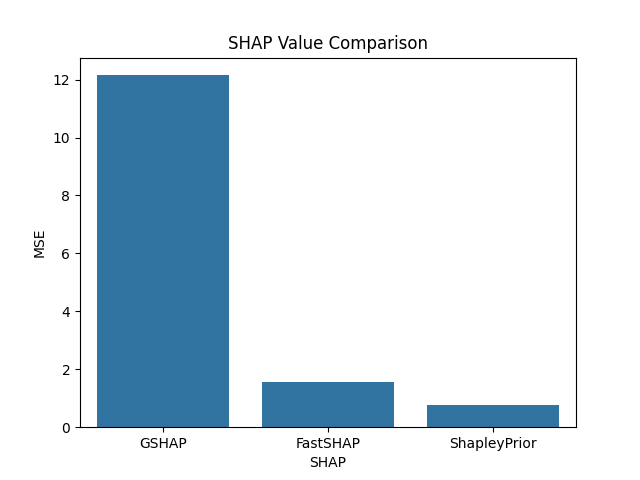

Generate this figure with Python:
import os
import sys
sys.path.append(os.path.abspath(r'/Users/fuchuenli/Desktop/Data Science /Year 2/Trimester 2/COMP SCI 7097/GP-SHAP/Shapley Prior'))
sys.path.append(os.path.abspath(r'/Users/fuchuenli/Desktop/Data Science /Year 2/Trimester 2/COMP SCI 7097/RKHS-SHAP'))

import warnings
warnings.filterwarnings('ignore')

import numpy as np
import torch
import pandas as pd
import seaborn as sns

from gpytorch.kernels import RBFKernel
from sklearn.datasets import load_diabetes
import matplotlib.pylab as plt
from gpytorch.lazy import lazify

from src.gp_model.VariationalGPRegression import VariationalGPRegression
from src.explanation_algorithms.BayesGPSHAP import BayesGPSHAP
from src.predictive_explanation.ShapleyPrior import ShapleyPrior
from src.utils.visualisation import summary_plot
from src.predictive_explanation.ShapleyKernel import ShapleyKernel
from sklearn.datasets import fetch_california_housing
from math import comb

import fastshap
import time

import os, sys, pickle, warnings, torch, shap

import numpy as np
from experiments.BananaShapley.banana_distribution import Banana2d
from experiments.BananaShapley.gshap_banana import Observation2dBanana

warnings.filterwarnings("ignore")
from sklearn.metrics import mean_squared_error, pairwise_distances, r2_score
import copy

import torch
import torch.nn as nn
from fastshap.utils import MaskLayer1d
from fastshap import Surrogate, KLDivLoss
from fastshap import FastSHAP

if __name__ == "__main__":
    n = 1000
    v = 10
    b = 0.01
    iterations = 10
    gshap_result = []
    fastshap_result = []
    shapley_prior_result = []
    for _ in range(10):
        banana2d = Banana2d(n=n, v=v, b=b, noise=0, outlier_quantile=2.)

        # Scaled the output so that can we compare accuracy across
        scale = 1
        y = torch.Tensor(banana2d.y/scale)
        X = torch.Tensor(banana2d.X)
        d = X.shape[1]

        compute_mh = lambda X: np.array([np.median(pairwise_distances(X[:, [i]])) for i in range(X.shape[1])])
        lengthscale = torch.tensor(compute_mh(X)).float()
        lengthscale[1] *= 1
        print("Lengthscale:", lengthscale)

        # True OSVs:
        phi1 = banana2d.phi_1/scale
        phi2 = banana2d.phi_2/scale
        PHI = np.array([phi1, phi2]).T

        cutting_points = 800

        X_train = X[:cutting_points]
        y_train = y[:cutting_points]
        X_test = X[cutting_points:]
        y_test = y[cutting_points:]

        PHI_train = PHI[:cutting_points]
        PHI_test = PHI[cutting_points:]

        kernel = RBFKernel
        gp_regression = VariationalGPRegression(
            X_train, y_train, kernel=kernel, num_inducing_points=200, batch_size=128)

        gp_regression.fit(learning_rate=1e-2,
                        training_iteration=300)

        surr = nn.Sequential(
            MaskLayer1d(value=0, append=True),
            nn.Linear(2 * d, 128),
            nn.ELU(inplace=True),
            nn.Linear(128, 128),
            nn.ELU(inplace=True),
            nn.Linear(128, 1)
        )

        surrogate = Surrogate(surr, d)

        def original_model(x):
            return gp_regression.predict(x).mean.detach().reshape(-1, 1).float()

        surrogate.train_original_model(
            X_train,
            X_test,
            original_model,
            batch_size=64,
            max_epochs=100,
            loss_fn=nn.MSELoss(),
            validation_samples=10,
            validation_batch_size=10000,
            verbose=True
        )

        explainer = nn.Sequential(
            nn.Linear(d, 128),
            nn.ReLU(inplace=True),
            nn.Linear(128, 128),
            nn.ReLU(inplace=True),
            nn.Linear(128, 2 * d))

        # Set up FastSHAP object
        fastshap = FastSHAP(explainer, surrogate, normalization='additive')

        # Train
        fastshap.train(
            X_train,
            X_test,
            batch_size=32,
            num_samples=32,
            max_epochs=1000,
            validation_samples=128,
            verbose=True)

        # fastshap predictions
        fastshap_preds = [fastshap.shap_values(X_test[i:i+1])[0].mean(axis=1) for i in range(X.shape[0] - cutting_points)]
        fastshap_preds = torch.tensor(fastshap_preds).t()

        fastshap_mse = mean_squared_error(y_true=PHI_test, y_pred=fastshap_preds.reshape((-1,2)))
        fastshap_result.append(fastshap_mse)

        bayesgpshap = BayesGPSHAP(train_X=X, kernel=RBFKernel(), gp_model=gp_regression,
                                include_likelihood_noise_for_explanation=False, scale=scale)

        bayesgpshap.run_bayesSHAP(X=X, num_coalitions=2**d)
        explanations = bayesgpshap.mean_shapley_values

        target = explanations.t().reshape(-1, 1)
        shapley_kernel = ShapleyKernel(
            train_X=X, kernel=RBFKernel(), lengthscales=gp_regression.lengthscale, 
            inducing_points=gp_regression.inducing_points,
            num_coalitions=2**d, sampling_method="subsampling", verbose=False
        )

        target_train = target[:cutting_points*d]

        optim = torch.optim.Adam(shapley_kernel.parameters(), lr=1e-3)
        def loss_function(pred, true):
            return torch.mean((true - pred) **2)

        min_loss = np.inf
        early_stopping = 0
        while True:
            optim.zero_grad()
            Psi = shapley_kernel(X)
            K = torch.einsum("ijk,lmn->imkn", Psi, Psi.transpose(0, 1))
            K = K.permute(2, 0, 3, 1).resize(len(target), len(target))
            K_train = K[:cutting_points*d, :cutting_points*d]
            prediction = K_train @ lazify(K_train).add_diag(shapley_kernel.krr_regularisation).inv_matmul(target_train)
            loss = loss_function(prediction, target_train)
            print(loss)
            loss.backward()
            optim.step()
            if loss >= min_loss:
                early_stopping += 1
            else:
                min_loss = loss
                early_stopping = 0
                
            if early_stopping >= 5:
                break

        Psi = shapley_kernel(X)
        K = torch.einsum("ijk,lmn->imkn", Psi, Psi.transpose(0, 1))
        K = K.permute(2, 0, 3, 1).resize(len(target), len(target))

        K_train = K[:cutting_points*d, :cutting_points*d]
        K_test_train = K[cutting_points*d:, :cutting_points*d]

        train_target = target[:cutting_points*d]
        test_target = target[cutting_points*d:]

        pred = K_test_train @ lazify(K_train).add_diag(shapley_kernel.krr_regularisation).inv_matmul(train_target)
        pred = pred.reshape((-1, 2)).detach().numpy()

        shapley_prior_mse = mean_squared_error(y_true=PHI_test, y_pred=pred)
        shapley_prior_result.append(shapley_prior_mse)

        # Assume this is your custom model class
        class CustomModel:
            def predict_custom(self, data):
                # Your prediction logic here
                pred = []
                for i in range(data.shape[0]):
                    pred.append(gp_regression.predict(torch.Tensor(data[i]).reshape((1,d))).loc.item())
                return np.array(pred)

        # Create an instance of your model
        model = CustomModel()

        # Define a wrapper function for the model's prediction
        def model_predict(data):
            return model.predict_custom(data)

        ogshap = Observation2dBanana(model_predict, X_test.numpy())
        ophi1, ophi2 = ogshap.fit(X_test, num_samples=X_test.shape[0])    
        OPHI = np.array([ophi1,ophi2]).T

        gshap_mse = mean_squared_error(y_true=PHI_test, y_pred=OPHI)
        gshap_result.append(gshap_mse)

    results = pd.DataFrame({"SHAP": ["GSHAP", "FastSHAP", "ShapleyPrior"], "MSE": [np.mean(gshap_result), np.mean(fastshap_result), np.mean(shapley_prior_result)]})
    sns.barplot(x="SHAP", y="MSE", data=results)
    plt.title("SHAP Value Comparison")
    plt.xlabel("SHAP")
    plt.ylabel("MSE")
    plt.savefig("shap_value_comparison.png")